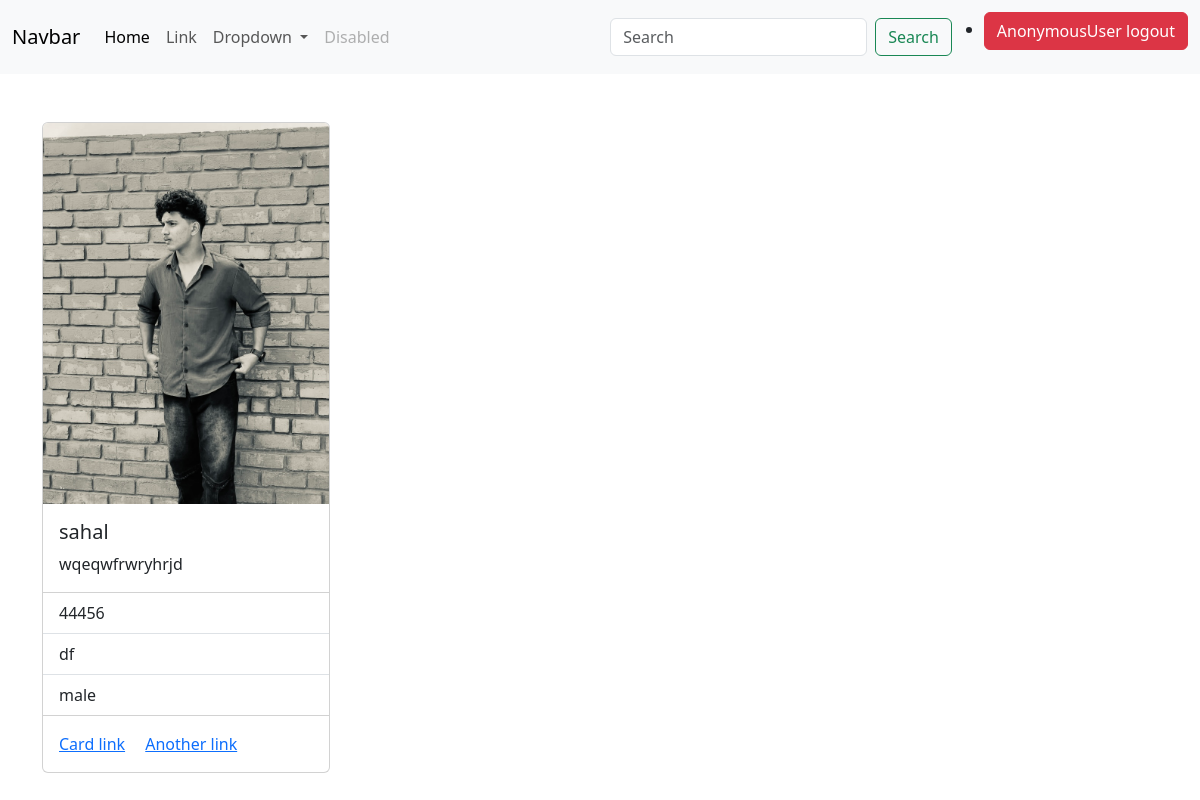
Screenshot of /employee/4/ with the database file from the repository.
### crm/models.py (models this page shows, shortened)
class Employee(models.Model):
    name=models.CharField(max_length=200)
    email=models.EmailField(unique=True)
    address=models.TextField()
    department=models.CharField(max_length=200)
    salary=models.PositiveIntegerField()
    date_of_join=models.DateField()
    gender_options=(
        ("male","male"),
        ("female","female")
    )
    gender=models.CharField(max_length=200,choices=gender_options,default="male")
    picture=models.ImageField(upload_to="employee_image",null=True,blank=True)

### crm/views.py (the view)
# urls.py: path("employee/<int:pk>/",views.EmployeeDetailView.as_view(),name="employee-detail"),
class EmployeeDetailView(View):
    template_name="employee_detail.html"
    def get(self,request,*args,**kwargs):
        id=kwargs.get("pk")
        qs=Employee.objects.get(id=id)
        return render(request,self.template_name,{"data":qs})

### crm/templates/employee_detail.html
{%extends 'base.html'%}
{%block main_block%}
<div class="container">
  <div class="card mt-5" style="width: 18rem;">
    {%if data.picture%}
    <img src="{{data.picture.url}}" class="card-img-top" alt="...">
    {%endif%}
    <div class="card-body">
      <h5 class="card-title">{{data.name}}</h5>
      <p class="card-text">{{data.address}}</p>
    </div>
    <ul class="list-group list-group-flush">
      <li class="list-group-item">{{data.salary}}</li>
      <li class="list-group-item">{{data.department}}</li>
      <li class="list-group-item">{{data.gender}}</li>
    </ul>
    <div class="card-body">
      <a href="#" class="card-link">Card link</a>
      <a href="#" class="card-link">Another link</a>
    </div>
  </div>
</div>
{%endblock%}

### rows the page displays
Employee: picture (picture), name "sahal", address "wqeqwfrwryhrjd", salary "44456", department "df", gender "male"

### other values shown
{{ request.user }} "AnonymousUser"
